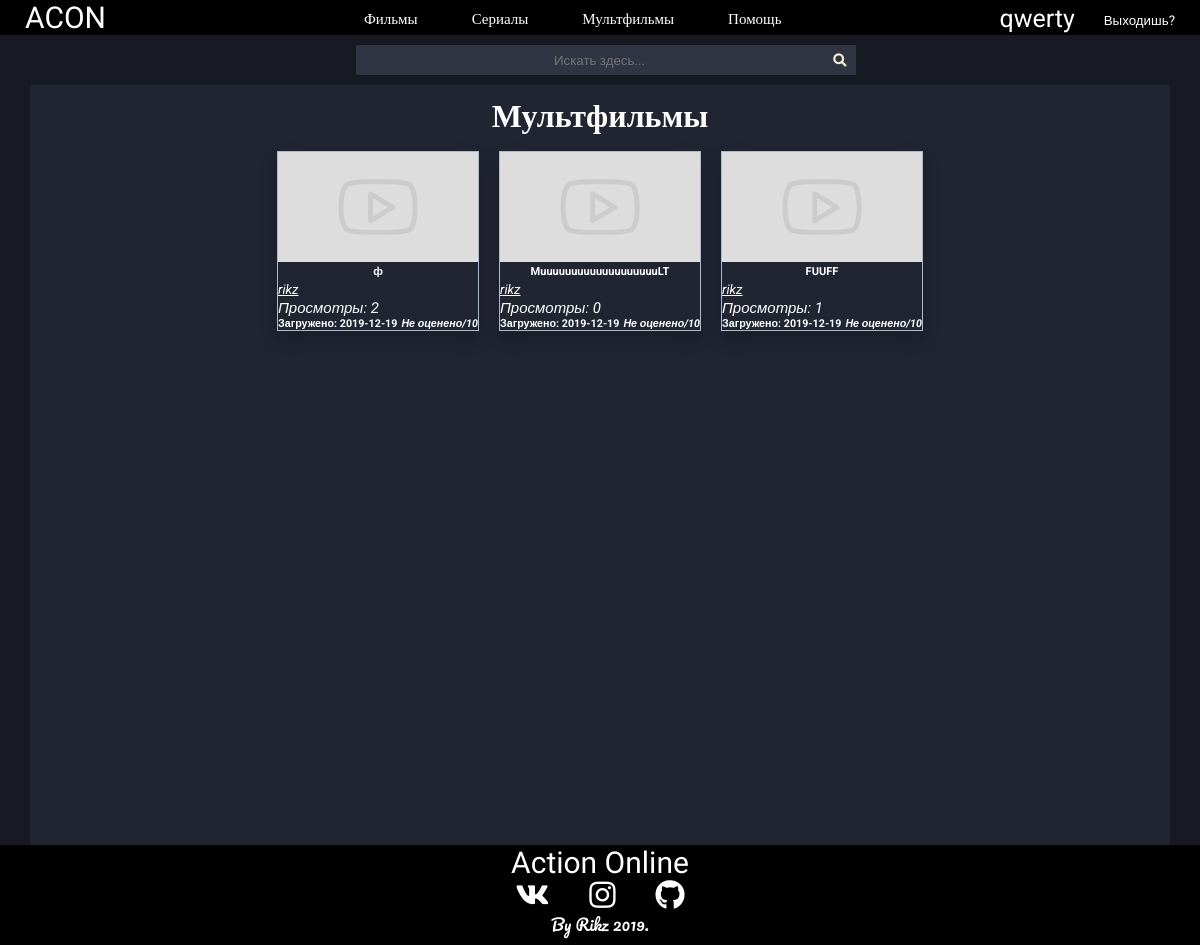
Page /mults (signed in) on the committed database.
### tables this page shows
CREATE TABLE `files` (
  `id` int(11) UNSIGNED NOT NULL,
  `title` varchar(250) NOT NULL,
  `description` text DEFAULT NULL,
  `preview` varchar(500) DEFAULT NULL,
  `location` varchar(500) NOT NULL,
  `author` varchar(200) DEFAULT NULL,
  `main_genre` int(11) UNSIGNED NOT NULL DEFAULT 1,
  `creator` int(11) UNSIGNED NOT NULL,
  `upload_date` date NOT NULL,
  `views` int(15) UNSIGNED DEFAULT NULL,
  `middle_rating` float UNSIGNED NOT NULL DEFAULT 0,
  `showing` int(10) UNSIGNED NOT NULL,
  `moderating` int(11) UNSIGNED NOT NULL
);

### blocks/mult.php (the view, shortened to what this page needs)
<p id="flex_center"><?php accountButton(1); ?></p>
<h1 id='about'>Мультфильмы</h1>
	<div class="videos">
		<?php
		$query = "SELECT id,title,preview,creator,upload_date,views,middle_rating FROM `files` WHERE showing = 1 AND main_genre = 3 ORDER BY `files`.`upload_date` DESC ";
		$data = mysqli_query($GLOBALS['dbc'],$query);
		$info = mysqli_fetch_assoc($data);
		while ($info) {
			if (!$info['preview'] || !file_exists($info['preview'])) {
				$info['preview'] = "images\\vid_paceholder.jpg";
			}
			if (!$info['middle_rating']) {
				$info['middle_rating'] = "Не оценено";
			}
			echo "
	        <div class='video'>
	        	<form method='GET' action='watch'>
	            <button class='videoButton' name='vid' value=".$info['id']."><img class='videoPreview' src=".$info['preview'].">
	            <h5>".$info['title']."</h5>
	            </button></form>
	            <form method='GET' action='account'>
	            <p>".accountButton($info['creator'])."</p>
	            </form>
	            <i id='homeViews'>Просмотры: ".$info['views']."</i>
	            <h6 id='homeAddInfo'>Загружено: ".$info['upload_date']."<i>".$info['middle_rating']."/10</i></h6>
	        </div>";
	        $info = mysqli_fetch_assoc($data);
		}
		?>
	</div>

### lib/mainFunctions.php (shortened to what this page needs)
<?php
  function level($user = 0, $id_view = 0 ) {
    require "lib/db.php";
    if (!$user) {
    	$user = $_SESSION["user_username"];
    }
    if ($id_view) {
      $query = "SELECT users.username AS username, roles.id
        FROM users INNER JOIN roles
         ON users.role = roles.id WHERE username = '$user'";
      $data = mysqli_query($dbc,$query);
      $info = mysqli_fetch_assoc($data);
      return $info['id'];
    }
  }
  function NameByid($id = 0) {
    if (!$id) {
      return ;
    }
    else {
      require "lib/db.php";
      $query = "SELECT username FROM `users` WHERE id = ? LIMIT 1";
      $stmt = mysqli_prepare($dbc,$query);
      mysqli_stmt_bind_param($stmt, 'i', $id);
      mysqli_stmt_execute($stmt);
      mysqli_stmt_bind_result($stmt,$user);
      return $user;
    }
  }
  function accountButton($id,$text = '') {
    return "<button type='submit' id='idNameButton' name='user_link' value=".$id.">".$text."<i class='line_under'>".NameByid($id)."</i></button>";
  }
?>

### style/style.css (style rules this page uses)
* { margin: 0; padding: 0; font-family: 'Roboto', sans-serif; }
html, body { height:100%; }
body { background-color: #171923; color: white; }
.videos { display: flex; flex-wrap: wrap; justify-content: center; margin-top: 10px; }
.video { margin: 0 10px 10px 10px; margin-bottom: 10px; max-width: 200px; box-shadow: 0px 8px 16px 0px rgba(0,0,0,0.2); border: 1px #abc solid; }
#homeViews { font-size: 15px; }
#homeAddInfo { display: flex; flex-wrap: wrap; justify-content: space-between; align-items: flex-end; }
.videoPreview { width: 200px; height: 110px; }
.videoButton { cursor: pointer; border: none; color: white; background-color: #212431; }
.line_under { text-decoration: underline; }
#about { margin-bottom: 0; display: flex; justify-content: center; color: white; text-decoration: none; font-family: 'Pacifico', cursive; }
#idNameButton { cursor: pointer; border: none; color: white; background-color: #212431; }

### rows in the picture
files: $info['id'] 36 (drawn), title "ф", $id 1 (drawn), id "rikz", views "2", upload_date "2019-12-19", middle_rating "Не оценено"
files: $info['id'] 37 (drawn), title "MuuuuuuuuuuuuuuuuuuuLT", $id 1 (drawn), id "rikz", views "0", upload_date "2019-12-19", middle_rating "Не оценено"
files: $info['id'] 38 (drawn), title "FUUFF", id "rikz", views "1", upload_date "2019-12-19", middle_rating "Не оценено"

### other values in the picture
$_SESSION['user_username'] "qwerty"
